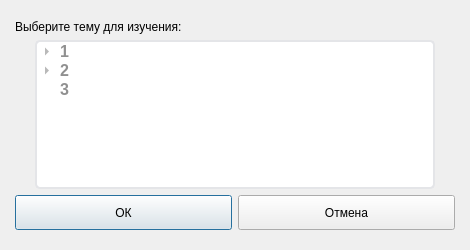
<?xml version="1.0" encoding="UTF-8"?>
<ui version="4.0">
 <class>ExtendedTheorySelectingDialog</class>
 <widget class="QDialog" name="ExtendedTheorySelectingDialog">
  <property name="geometry">
   <rect>
	<x>0</x>
	<y>0</y>
	<width>470</width>
	<height>250</height>
   </rect>
  </property>
  <property name="minimumSize">
   <size>
	<width>470</width>
	<height>250</height>
   </size>
  </property>
  <property name="maximumSize">
   <size>
	<width>470</width>
	<height>250</height>
   </size>
  </property>
  <property name="windowTitle">
   <string>Dialog</string>
  </property>
  <property name="styleSheet">
   <string notr="true">QDialog {
  background-color: #ffffff;
  border: 5px solid #c9c9c9;
  border-radius: 5px;
}
QDialog QLabel
{
  font-size: 16px;
  font-family: Arial, sans-serif;
  font-weight: bold;
  color: #60616f;
  text-align: center;
}
QDialog QLineEdit
{
  background-color: #f4f5f9;
  border: 1px solid #cbcbcb;
  border-radius: 3px;
}

QDialog &gt; QPushButton {

  font-size: 16px;
  font-family: Arial, sans-serif;
  font-weight: bold;
  color: #60616f;
  text-align: center;

  border: none;
  border-radius: 10px;
  
  background-color:   qlineargradient(spread:reflect, x1:0.471, y1:0, x2:0.465, y2:1, stop:0.465909 rgba(247, 248, 250, 255), stop:1 rgba(227, 228, 232, 255))
}
QDialog &gt; QPushButton:hover {
  background-color: #c6e4f0;
}
QDialog &gt; QPushButton:pressed {
  padding-top: 1px;
  background-color: qlineargradient(spread:reflect, x1:0.482, y1:1, x2:0.505, y2:0, stop:0.465909 rgba(247, 248, 250, 255), stop:1 rgba(227, 228, 232, 255))
}


QComboBox {
  border: 2px solid #e6e6e9;
  border-radius: 5px;
  background-color: qlineargradient(spread:pad, x1:0.511, y1:0, x2:0.510955, y2:1, stop:0   rgba(255, 255, 255, 255), stop:0.943182 rgba(245, 246, 249, 255));
  padding-left: 10px;

  font-size: 16px;
  font-family: Arial, sans-serif;
  font-weight: bold;
  color: #878787;

}
QComboBox::down-arrow {
  border: none;
  border-radius: 5px;
  background-color: qlineargradient(spread:pad, x1:0.511, y1:0, x2:0.510955, y2:1, stop:0   rgba(255, 255, 255, 255), stop:0.943182 rgba(245, 246, 249, 255));
  image: url(:/icons/icons/downArrow.png);
}
QComboBox::drop-down {
  width: 25px;
  border: none;
  border-radius: 0px;
  background-color: qlineargradient(spread:pad, x1:0.511, y1:0, x2:0.510955, y2:1, stop:0   rgba(255, 255, 255, 255), stop:0.943182 rgba(245, 246, 249, 255));
  border-left: 2px solid #d6d7da;
  margin: 4px 0px;
  image: url(:/icons/icons/downArrow.png);

}
QComboBox:hover {
  background-color: qlineargradient(spread:pad, x1:0.511, y1:0, x2:0.510955, y2:1, stop:0   rgba(255, 255, 255, 255), stop:0.943182 rgba(245, 246, 249, 255));
  border-radius: 5px;
}

QComboBox QAbstractItemView, QComboBox QAbstractItemView::item  {
  background-color: qlineargradient(spread:pad, x1:0.511, y1:0, x2:0.510955, y2:1, stop:0   rgba(255, 255, 255, 255), stop:0.943182 rgba(245, 246, 249, 255));
  border: 1px solid #ecedef;
  border-radius: 5px;
  padding-left: 10px;
  selection-background-color: #c6e4f0;

 }

QComboBox QAbstractItemView::item:hover  {
  background-color: #c6e4f0;
  selection-background-color: #c6e4f0;
 }</string>
  </property>
  <layout class="QGridLayout" name="gridLayout">
   <property name="leftMargin">
	<number>15</number>
   </property>
   <property name="topMargin">
	<number>20</number>
   </property>
   <property name="rightMargin">
	<number>15</number>
   </property>
   <property name="bottomMargin">
	<number>20</number>
   </property>
   <item row="0" column="0" colspan="2">
	<widget class="QLabel" name="label">
	 <property name="sizePolicy">
	  <sizepolicy hsizetype="Preferred" vsizetype="Maximum">
	   <horstretch>0</horstretch>
	   <verstretch>0</verstretch>
	  </sizepolicy>
	 </property>
	 <property name="text">
	  <string>Выберите тему для изучения:</string>
	 </property>
	 <property name="alignment">
	  <set>Qt::AlignLeading|Qt::AlignLeft|Qt::AlignVCenter</set>
	 </property>
	</widget>
   </item>
   <item row="2" column="0">
	<widget class="QPushButton" name="okPushButton">
	 <property name="sizePolicy">
	  <sizepolicy hsizetype="Expanding" vsizetype="Fixed">
	   <horstretch>0</horstretch>
	   <verstretch>0</verstretch>
	  </sizepolicy>
	 </property>
	 <property name="minimumSize">
	  <size>
	   <width>0</width>
	   <height>35</height>
	  </size>
	 </property>
	 <property name="maximumSize">
	  <size>
	   <width>16777215</width>
	   <height>35</height>
	  </size>
	 </property>
	 <property name="text">
	  <string>ОК</string>
	 </property>
	</widget>
   </item>
   <item row="2" column="1">
	<widget class="QPushButton" name="canselPushButton">
	 <property name="sizePolicy">
	  <sizepolicy hsizetype="Expanding" vsizetype="Fixed">
	   <horstretch>0</horstretch>
	   <verstretch>0</verstretch>
	  </sizepolicy>
	 </property>
	 <property name="minimumSize">
	  <size>
	   <width>0</width>
	   <height>35</height>
	  </size>
	 </property>
	 <property name="maximumSize">
	  <size>
	   <width>16777215</width>
	   <height>35</height>
	  </size>
	 </property>
	 <property name="text">
	  <string>Отмена</string>
	 </property>
	</widget>
   </item>
   <item row="1" column="0" colspan="2">
	<widget class="QWidget" name="widget" native="true">
	 <layout class="QVBoxLayout" name="verticalLayout">
	  <property name="spacing">
	   <number>0</number>
	  </property>
	  <property name="leftMargin">
	   <number>20</number>
	  </property>
	  <property name="topMargin">
	   <number>0</number>
	  </property>
	  <property name="rightMargin">
	   <number>20</number>
	  </property>
	  <property name="bottomMargin">
	   <number>0</number>
	  </property>
	  <item>
	   <widget class="QTreeWidget" name="treeWidget">
		<property name="styleSheet">
		 <string notr="true">* {
  background-color: #ffffff; 
  font-size: 16px;
  font-family: Arial, sans-serif;
  font-weight: bold;
  color: #909090;

  border: 2px solid #e4e5e8;
  border-radius: 5px;
}
QTreeWidget::branch:!open:has-children:adjoins-item {
  image: url(:/icons/icons/closedTreeIcon.png);
  border-image: none;
}
QTreeWidget::branch:open:has-children:adjoins-item {
  image: url(:/icons/icons/openTreeIcon.png);
  border-image: none;
}
QTreeWidget::branch:!has-children:adjoins-item {
  image: url(:/icons/icons/endTreeIcon.png);
  border-image: none;
}/*
QTreeWidget::branch:hover {
  background-color: #c6e4f0;
}
QTreeWidget::item:hover {
  background-color: #c6e4f0;
}*/</string>
		</property>
		<property name="editTriggers">
		 <set>QAbstractItemView::NoEditTriggers</set>
		</property>
		<property name="columnCount">
		 <number>1</number>
		</property>
		<attribute name="headerVisible">
		 <bool>false</bool>
		</attribute>
		<column>
		 <property name="text">
		  <string>root</string>
		 </property>
		</column>
		<item>
		 <property name="text">
		  <string>1</string>
		 </property>
		 <item>
		  <property name="text">
		   <string>1.1</string>
		  </property>
		  <item>
		   <property name="text">
			<string>1.1.1</string>
		   </property>
		  </item>
		 </item>
		 <item>
		  <property name="text">
		   <string>1.2</string>
		  </property>
		 </item>
		 <item>
		  <property name="text">
		   <string>1.3</string>
		  </property>
		 </item>
		</item>
		<item>
		 <property name="text">
		  <string>2</string>
		 </property>
		 <item>
		  <property name="text">
		   <string>2.1</string>
		  </property>
		  <item>
		   <property name="text">
			<string>2.1.1</string>
		   </property>
		  </item>
		  <item>
		   <property name="text">
			<string>2.1.2</string>
		   </property>
		  </item>
		 </item>
		 <item>
		  <property name="text">
		   <string>2.2</string>
		  </property>
		 </item>
		</item>
		<item>
		 <property name="text">
		  <string>3</string>
		 </property>
		</item>
	   </widget>
	  </item>
	 </layout>
	</widget>
   </item>
  </layout>
 </widget>
 <resources/>
 <connections/>
</ui>
